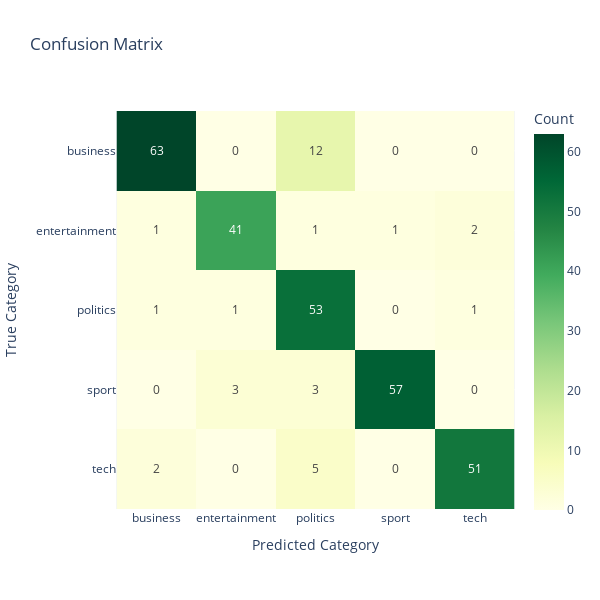

This figure's notebook cell:
### Markdown cell above
## Confusion Matrix

Finally, I will evaluate the performance of the unsupervised learning models using a confusion matrix. The confusion matrix will show the true labels vs the predicted labels for the test set. This will help us understand how well the unsupervised learning models performed and how they relate to the original categories.

### Code cell
from sklearn.metrics import accuracy_score, confusion_matrix

print("Train accuracy:", accuracy_score(y_train, y_train_pred))
print("Test accuracy:", accuracy_score(y_test, y_test_pred))

cm = confusion_matrix(y_test, y_test_pred, labels=np.unique(y_test))


# plot the confusion matrix using plotly
fig = px.imshow(
    cm,
    text_auto=True,
    labels=dict(x="Predicted Category", y="True Category", color="Count"),
    x=np.unique(y_test),
    y=np.unique(y_test),
    color_continuous_scale='YlGn',
    # aspect="auto",
    title="Confusion Matrix",
    width=600,
    height=600
)
fig.show()

### Figure 1 — Plotly figure (JSON) as saved in the notebook; plotly's stock layout.template omitted (floating-point values rounded to 4 significant figures)
{"data": [{"coloraxis": "coloraxis", "hovertemplate": "Predicted Category: %{x}<br>True Category: %{y}<br>Count: %{z}<extra></extra>", "name": "0", "texttemplate": "%{z}", "type": "heatmap", "x": ["business", "entertainment", "politics", "sport", "tech"], "xaxis": "x", "y": ["business", "entertainment", "politics", "sport", "tech"], "yaxis": "y", "z": [[63, 0, 12, 0, 0], [1, 41, 1, 1, 2], [1, 1, 53, 0, 1], [0, 3, 3, 57, 0], [2, 0, 5, 0, 51]]}], "layout": {"coloraxis": {"colorbar": {"title": {"text": "Count"}}, "colorscale": [[0, "rgb(255,255,229)"], [0.125, "rgb(247,252,185)"], [0.25, "rgb(217,240,163)"], [0.375, "rgb(173,221,142)"], [0.5, "rgb(120,198,121)"], [0.625, "rgb(65,171,93)"], [0.75, "rgb(35,132,67)"], [0.875, "rgb(0,104,55)"], [1, "rgb(0,69,41)"]]}, "height": 600, "title": {"text": "Confusion Matrix"}, "width": 600, "xaxis": {"anchor": "y", "constrain": "domain", "domain": [0, 1], "scaleanchor": "y", "title": {"text": "Predicted Category"}}, "yaxis": {"anchor": "x", "autorange": "reversed", "constrain": "domain", "domain": [0, 1], "title": {"text": "True Category"}}}}
